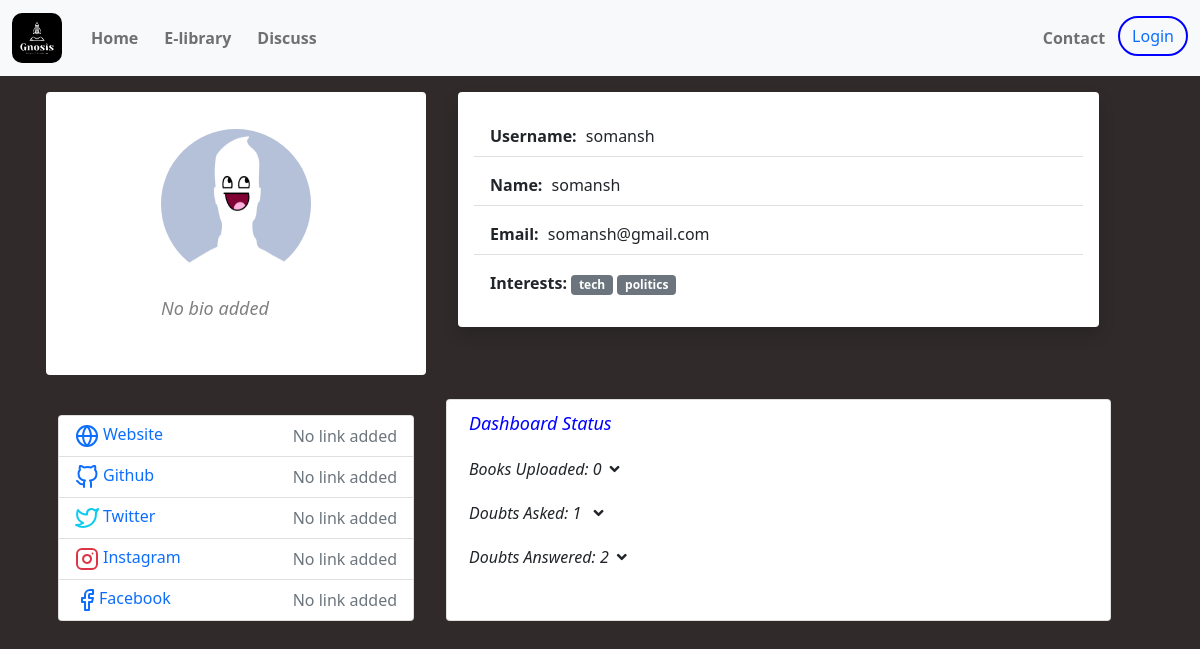
Screenshot of /users/somansh with the database file from the repository.
### mainapp/models.py (models this page shows, shortened)
class appuser(models.Model):
    username    = models.CharField(max_length=15)
    name        = models.CharField(max_length=15)
    email       = models.EmailField()
    slug        = models.SlugField()
    userimage   = models.ImageField(upload_to = "userimage/",default='default_profile.jpg')
    tags        = TaggableManager()
    def __str__(self):
        return self.name

class doubts(models.Model):
    question    = models.CharField(max_length = 200)
    author      = models.ForeignKey('appuser', on_delete = models.CASCADE)
    tags        = TaggableManager()
    def __str__(self):
        return self.question

class solution(models.Model):
    answer      = models.TextField()
    question    = models.ForeignKey('doubts', on_delete = models.CASCADE)
    author      = models.ForeignKey('appuser', on_delete = models.CASCADE)

### mainapp/views.py (the view, shortened to what this page needs)
# urls.py: path('users/<slug>',    views.user_info,    name = "user_info"),
def user_info(request , slug):
    context = {
        'object' : appuser.objects.get(slug = slug)
    }
    return render(request , 'user.html', context)

### templates/user.html (shortened to what this page needs)
{%extends 'base.html'%}
{% block link %}
<link rel="stylesheet" href="https://use.fontawesome.com/releases/v5.5.0/css/all.css"
integrity="sha384-B4dIYHKNBt8Bc12p+WXckhzcICo0wtJAoU8YZTY5qE0Id1GSseTk6S+L3BlXeVIU">
{% endblock %}
{%block content%}
{%load static%}
<div class="container">
    <div class="row ">
        <div class="col-md-4 mx-3 my-3 bg-white rounded "
            style="display: flex; align-items: center; justify-content: center;">
            <div>
                <img style="text-align: center;" src="{{object.userimage.url}}" class="rounded-circle" width="150"
                    height="150" alt="responsive image">
                <div class="bio my-3">
                    <p style="color: grey; font-size: large; font-style: italic; font-weight: 400;">
                        {% if object.extra_info_set.first.bio %}
                            {{object.extra_info_set.first.bio}}
                        {% else %}
                            No bio added
                        {% endif %}
                    </p>
                </div>
            </div>
        </div>
        <div class="col-md-7 mx-1 my-3">
            <ul class="list-group-flush shadow p-3 mb-5 bg-white rounded ">
                <li class="list-group-item my-2"><b> Username: </b> <span style="margin-left: 5px;"> {{object.username}}</span></li>
                <li class="list-group-item my-2"><b>Name: </b> <span style="margin-left: 5px;">{{object.name}}</span></li>
                <li class="list-group-item my-2"><b>Email: </b><span style="margin-left: 5px;">{{object.email}}</span></li>
                <li class="list-group-item my-2">
                    <b>Interests: </b>
                    {% for tag in object.tags.all %}
                    <span class="badge bg-secondary">{{tag}}</span>
                    {% endfor %}
                </li>
            </ul>
        </div>
    </div>
    <div class="row ">
        <div class="col-md-4 mx-3 my-2">
            <div class="card mt-3">
                    <ul class="list-group list-group-flush">
                  <li class="list-group-item d-flex justify-content-between align-items-center flex-wrap">
                    <h6 class="mb-0"><a href="{{object.extra_info_set.first.site_link}}" style="text-decoration: none;"><span class="mx-1">Website</span></h6>
                    <span class="text-secondary">
                        {% if object.extra_info_set.first.site_link %}
                            Click here
                        {% else %}
                            No link added
                        {% endif %}
                    </span></a>
                  </li>
                  <li class="list-group-item d-flex justify-content-between align-items-center flex-wrap">
                    <h6 class="mb-0"><a href="{{object.extra_info_set.first.gthb_link}}" style="text-decoration: none;"><span class="mx-1">Github</span></h6>
                    <span class="text-secondary">
                        {% if object.extra_info_set.first.gthb_link %}
                            Click here
                        {% else %}
                            No link added
                        {% endif %}
                        </span></a>
                  </li>
                  <li class="list-group-item d-flex justify-content-between align-items-center flex-wrap">
                    <h6 class="mb-0"><a href="{{object.extra_info_set.first.twtr_link}}" style="text-decoration: none;"><span class="mx-1">Twitter</span></h6>
                    <span class="text-secondary">
                        {% if object.extra_info_set.first.twtr_link %}
                            Click here
                        {% else %}
                            No link added
                        {% endif %}
                    </span></a>
                  </li>
                  <li class="list-group-item d-flex justify-content-between align-items-center flex-wrap">
                    <h6 class="mb-0"><a href="{{object.extra_info_set.first.inst_link}}" style="text-decoration: none;"><span class="mx-1">Instagram</span> </h6>
                    <span class="text-secondary">
                        {% if object.extra_info_set.first.inst_link %}
                            Click here
                        {% else %}
                            No link added
                        {% endif %}
                    </span></a>
                  </li>
                  <li class="list-group-item d-flex justify-content-between align-items-center flex-wrap">
                    <h6 class="mb-0"><a href="{{object.extra_info_set.first.fb_link}}" style="text-decoration: none;">Facebook</h6>
                    <span class="text-secondary">
                        {% if object.extra_info_set.first.fb_link %}
                            Click here
                        {% else %}
                            No link added
                        {% endif %}
                    </span></a>
                  </li>
                </ul>
              </div>
        </div>
        <div class=" card col-md-7 mx-1 my-2 ">
            <p style="color: blue; font-size: large; font-weight: 500; margin: 10px 10px; font-style: italic;">Dashboard Status</p>
            <p class=" labels " data-bs-toggle="collapse" href="#books_uploaded" role="button" aria-expanded="false"
            aria-controls="books_uploaded" style="  font-weight: 500; margin: 10px 10px; font-style: italic;">Books Uploaded: {{object.book_set.all|length}}<i class="fas fa-angle-down mx-2"></i> </p>
            <p class=" labels " data-bs-toggle="collapse" href="#doubt_asked" role="button" aria-expanded="false"
            aria-controls="doubt_asked" style="  font-weight: 500; margin: 10px 10px; font-style: italic;">Doubts Asked: {{object.doubts_set.all|length}} <i class="fas fa-angle-down mx-2"></i></p>
            <p class=" labels " data-bs-toggle="collapse" href="#doubt_answered" role="button" aria-expanded="false"
            aria-controls="doubt_answered" style="  font-weight: 500; margin: 10px 10px; font-style: italic;">Doubts Answered: {{object.solution_set.all|length}}<i class="fas fa-angle-down mx-2"></i></p>
        </div>
    </div>
</div>
{%endblock%}

### templates/base.html (style rules this page uses)
body { background-color: rgb(48, 42, 42); }

### rows the page displays
appuser: userimage (placeholder picture), username "somansh", name "somansh", email "somansh@gmail.com", book_set.all|length "0", doubts_set.all|length "1", solution_set.all|length "2"
Tag: name "tech"
Tag: name "politics"
